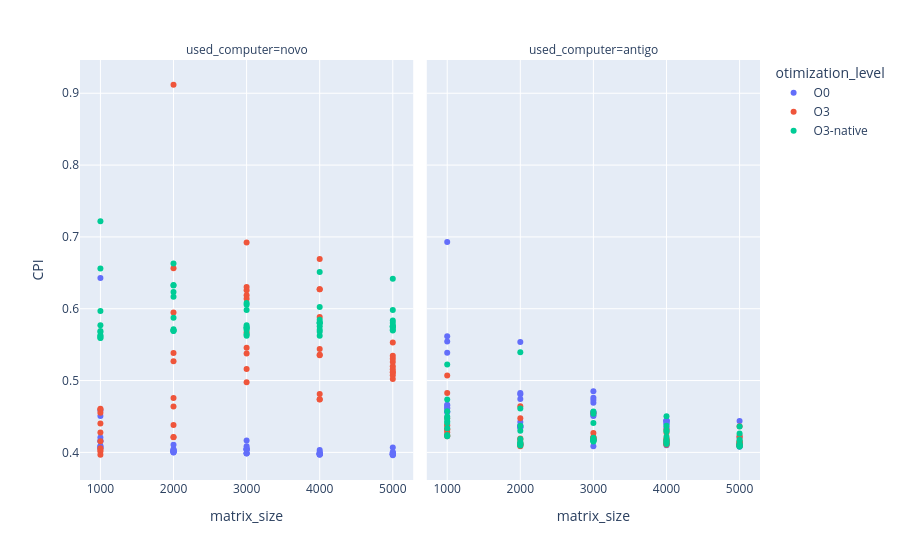
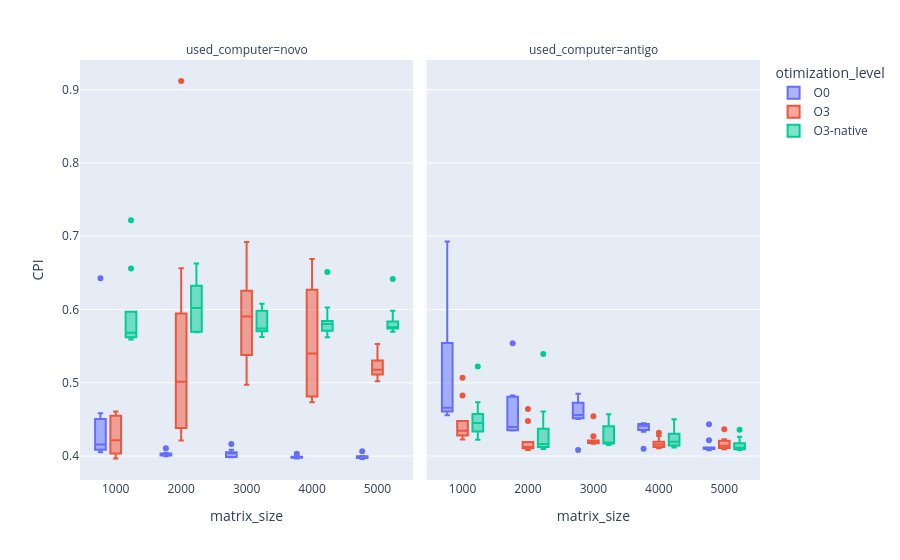

The notebook cell saved with these charts, in order:
### Code cell
plot_CPI_to_size= px.scatter(complete_metrics, x="matrix_size", y="CPI",
                            facet_col="used_computer", color="otimization_level", 
                            hover_data=["time_elapsed", "IPC", "branch-miss-rate", "cache-miss-rate"],
                        )
plot_CPI_to_size.update_layout(xaxis={"type": "category"})
plot_CPI_to_size.show()
plot_CPI_to_size.write_html("graficos/scatter_CPI_to_matrix_size.html")


boxplot_CPI_to_size= px.box(complete_metrics, x="matrix_size", y="CPI",
                            facet_col="used_computer", color="otimization_level", 
                            hover_data=["time_elapsed", "IPC", "branch-miss-rate", "cache-miss-rate"],
                        )
boxplot_CPI_to_size.update_layout(xaxis={"type": "category"})
boxplot_CPI_to_size.show()
boxplot_CPI_to_size.write_html("graficos/box_CPI_to_matrix_size.html")

### Figure 1 — Plotly figure (JSON) as saved in the notebook; plotly's stock layout.template omitted (floating-point values rounded to 4 significant figures; data arrays with more than 128 entries replaced by an {"elided": "..."} marker saying what was removed)
{"data": [{"customdata": {"elided": "50x4 float values"}, "hovertemplate": "otimization_level=O0<br>used_computer=novo<br>matrix_size=%{x}<br>CPI=%{y}<br>time_elapsed=%{customdata[0]}<br>IPC=%{customdata[1]}<br>branch-miss-rate=%{customdata[2]}<br>cache-miss-rate=%{customdata[3]}<extra></extra>", "legendgroup": "O0", "marker": {"color": "#636efa", "symbol": "circle"}, "mode": "markers", "name": "O0", "orientation": "v", "showlegend": true, "type": "scatter", "x": [1000, 1000, 1000, 1000, 1000, 1000, 1000, 1000, 1000, 1000, 2000, 2000, 2000, 2000, 2000, 2000, 2000, 2000, 2000, 2000, 3000, 3000, 3000, 3000, 3000, 3000, 3000, 3000, 3000, 3000, 4000, 4000, 4000, 4000, 4000, 4000, 4000, 4000, 4000, 4000, 5000, 5000, 5000, 5000, 5000, 5000, 5000, 5000, 5000, 5000], "xaxis": "x", "y": [0.4088, 0.4053, 0.4506, 0.4087, 0.4156, 0.4206, 0.6427, 0.4163, 0.4067, 0.4586, 0.4044, 0.4017, 0.4017, 0.4037, 0.4003, 0.3998, 0.4008, 0.4028, 0.4014, 0.4105, 0.4046, 0.4041, 0.3988, 0.4052, 0.3988, 0.4036, 0.404, 0.4165, 0.4086, 0.3983, 0.4032, 0.4004, 0.3989, 0.3983, 0.3978, 0.3977, 0.3979, 0.398, 0.3971, 0.3966, 0.4002, 0.3978, 0.3975, 0.3999, 0.3979, 0.397, 0.396, 0.3974, 0.3979, 0.4067], "yaxis": "y"}, {"customdata": {"elided": "50x4 float values"}, "hovertemplate": "otimization_level=O0<br>used_computer=antigo<br>matrix_size=%{x}<br>CPI=%{y}<br>time_elapsed=%{customdata[0]}<br>IPC=%{customdata[1]}<br>branch-miss-rate=%{customdata[2]}<br>cache-miss-rate=%{customdata[3]}<extra></extra>", "legendgroup": "O0", "marker": {"color": "#636efa", "symbol": "circle"}, "mode": "markers", "name": "O0", "orientation": "v", "showlegend": false, "type": "scatter", "x": [1000, 1000, 1000, 1000, 1000, 1000, 1000, 1000, 1000, 1000, 2000, 2000, 2000, 2000, 2000, 2000, 2000, 2000, 2000, 2000, 3000, 3000, 3000, 3000, 3000, 3000, 3000, 3000, 3000, 3000, 4000, 4000, 4000, 4000, 4000, 4000, 4000, 4000, 4000, 4000, 5000, 5000, 5000, 5000, 5000, 5000, 5000, 5000, 5000, 5000], "xaxis": "x2", "y": [0.5545, 0.6929, 0.4557, 0.4609, 0.5389, 0.4665, 0.4621, 0.5615, 0.4651, 0.4568, 0.5538, 0.4371, 0.4371, 0.4352, 0.4742, 0.4808, 0.4826, 0.4424, 0.4349, 0.4349, 0.4084, 0.4692, 0.4728, 0.476, 0.4516, 0.4507, 0.4561, 0.4545, 0.4851, 0.456, 0.4099, 0.4436, 0.4446, 0.4355, 0.4426, 0.4445, 0.4438, 0.4398, 0.4403, 0.4332, 0.4079, 0.4435, 0.4096, 0.4089, 0.4107, 0.4108, 0.4115, 0.4113, 0.4215, 0.4112], "yaxis": "y2"}, {"customdata": {"elided": "50x4 float values"}, "hovertemplate": "otimization_level=O3<br>used_computer=novo<br>matrix_size=%{x}<br>CPI=%{y}<br>time_elapsed=%{customdata[0]}<br>IPC=%{customdata[1]}<br>branch-miss-rate=%{customdata[2]}<br>cache-miss-rate=%{customdata[3]}<extra></extra>", "legendgroup": "O3", "marker": {"color": "#EF553B", "symbol": "circle"}, "mode": "markers", "name": "O3", "orientation": "v", "showlegend": true, "type": "scatter", "x": [1000, 1000, 1000, 1000, 1000, 1000, 1000, 1000, 1000, 1000, 2000, 2000, 2000, 2000, 2000, 2000, 2000, 2000, 2000, 2000, 3000, 3000, 3000, 3000, 3000, 3000, 3000, 3000, 3000, 3000, 4000, 4000, 4000, 4000, 4000, 4000, 4000, 4000, 4000, 4000, 5000, 5000, 5000, 5000, 5000, 5000, 5000, 5000, 5000, 5000], "xaxis": "x", "y": [0.4607, 0.455, 0.4033, 0.4598, 0.4278, 0.4155, 0.4057, 0.4403, 0.3965, 0.4011, 0.4216, 0.4382, 0.4759, 0.4211, 0.9118, 0.527, 0.6565, 0.5947, 0.464, 0.5383, 0.5458, 0.5378, 0.4975, 0.5159, 0.6921, 0.567, 0.6257, 0.6302, 0.6139, 0.6188, 0.6691, 0.627, 0.6271, 0.5886, 0.5354, 0.4741, 0.4812, 0.4736, 0.544, 0.5358, 0.553, 0.5112, 0.5073, 0.5121, 0.5259, 0.5199, 0.5303, 0.5021, 0.5159, 0.5344], "yaxis": "y"}, {"customdata": {"elided": "50x4 float values"}, "hovertemplate": "otimization_level=O3<br>used_computer=antigo<br>matrix_size=%{x}<br>CPI=%{y}<br>time_elapsed=%{customdata[0]}<br>IPC=%{customdata[1]}<br>branch-miss-rate=%{customdata[2]}<br>cache-miss-rate=%{customdata[3]}<extra></extra>", "legendgroup": "O3", "marker": {"color": "#EF553B", "symbol": "circle"}, "mode": "markers", "name": "O3", "orientation": "v", "showlegend": false, "type": "scatter", "x": [1000, 1000, 1000, 1000, 1000, 1000, 1000, 1000, 1000, 1000, 2000, 2000, 2000, 2000, 2000, 2000, 2000, 2000, 2000, 2000, 3000, 3000, 3000, 3000, 3000, 3000, 3000, 3000, 3000, 3000, 4000, 4000, 4000, 4000, 4000, 4000, 4000, 4000, 4000, 4000, 5000, 5000, 5000, 5000, 5000, 5000, 5000, 5000, 5000, 5000], "xaxis": "x2", "y": [0.4321, 0.4372, 0.4281, 0.4226, 0.4238, 0.4382, 0.4315, 0.448, 0.4826, 0.5069, 0.4105, 0.4192, 0.4133, 0.4177, 0.4102, 0.4118, 0.4084, 0.4641, 0.4111, 0.4477, 0.4203, 0.418, 0.4213, 0.4176, 0.427, 0.4192, 0.4544, 0.417, 0.4179, 0.4207, 0.4122, 0.4152, 0.4273, 0.4318, 0.413, 0.4115, 0.4106, 0.4194, 0.4163, 0.4178, 0.4146, 0.4148, 0.4094, 0.411, 0.4208, 0.423, 0.4365, 0.4137, 0.4092, 0.4118], "yaxis": "y2"}, {"customdata": {"elided": "50x4 float values"}, "hovertemplate": "otimization_level=O3-native<br>used_computer=novo<br>matrix_size=%{x}<br>CPI=%{y}<br>time_elapsed=%{customdata[0]}<br>IPC=%{customdata[1]}<br>branch-miss-rate=%{customdata[2]}<br>cache-miss-rate=%{customdata[3]}<extra></extra>", "legendgroup": "O3-native", "marker": {"color": "#00cc96", "symbol": "circle"}, "mode": "markers", "name": "O3-native", "orientation": "v", "showlegend": true, "type": "scatter", "x": [1000, 1000, 1000, 1000, 1000, 1000, 1000, 1000, 1000, 1000, 2000, 2000, 2000, 2000, 2000, 2000, 2000, 2000, 2000, 2000, 3000, 3000, 3000, 3000, 3000, 3000, 3000, 3000, 3000, 3000, 4000, 4000, 4000, 4000, 4000, 4000, 4000, 4000, 4000, 4000, 5000, 5000, 5000, 5000, 5000, 5000, 5000, 5000, 5000, 5000], "xaxis": "x", "y": [0.5691, 0.597, 0.562, 0.5676, 0.5627, 0.7219, 0.577, 0.5592, 0.656, 0.5596, 0.5692, 0.5713, 0.5697, 0.5691, 0.6329, 0.6629, 0.6166, 0.6231, 0.5875, 0.6324, 0.5726, 0.6079, 0.5981, 0.5769, 0.6056, 0.5743, 0.5705, 0.574, 0.5625, 0.5646, 0.5845, 0.5623, 0.5756, 0.6026, 0.5804, 0.5679, 0.5798, 0.5708, 0.5808, 0.6511, 0.5754, 0.5802, 0.5755, 0.5759, 0.5838, 0.5981, 0.5739, 0.6418, 0.5696, 0.5707], "yaxis": "y"}, {"customdata": {"elided": "50x4 float values"}, "hovertemplate": "otimization_level=O3-native<br>used_computer=antigo<br>matrix_size=%{x}<br>CPI=%{y}<br>time_elapsed=%{customdata[0]}<br>IPC=%{customdata[1]}<br>branch-miss-rate=%{customdata[2]}<br>cache-miss-rate=%{customdata[3]}<extra></extra>", "legendgroup": "O3-native", "marker": {"color": "#00cc96", "symbol": "circle"}, "mode": "markers", "name": "O3-native", "orientation": "v", "showlegend": false, "type": "scatter", "x": [1000, 1000, 1000, 1000, 1000, 1000, 1000, 1000, 1000, 1000, 2000, 2000, 2000, 2000, 2000, 2000, 2000, 2000, 2000, 2000, 3000, 3000, 3000, 3000, 3000, 3000, 3000, 3000, 3000, 3000, 4000, 4000, 4000, 4000, 4000, 4000, 4000, 4000, 4000, 4000, 5000, 5000, 5000, 5000, 5000, 5000, 5000, 5000, 5000, 5000], "xaxis": "x2", "y": [0.5222, 0.4224, 0.4243, 0.441, 0.4432, 0.4736, 0.4574, 0.4471, 0.4498, 0.4336, 0.4124, 0.4107, 0.4609, 0.4123, 0.4144, 0.5393, 0.4372, 0.43, 0.4097, 0.4187, 0.4152, 0.4174, 0.4407, 0.4173, 0.4184, 0.4204, 0.4171, 0.4154, 0.4538, 0.457, 0.4306, 0.4503, 0.4135, 0.4218, 0.4371, 0.4143, 0.4175, 0.4162, 0.4116, 0.4291, 0.416, 0.4118, 0.4097, 0.4359, 0.4094, 0.4084, 0.4263, 0.4111, 0.4084, 0.4175], "yaxis": "y2"}], "layout": {"annotations": [{"font": {}, "showarrow": false, "text": "used_computer=novo", "x": 0.245, "xanchor": "center", "xref": "paper", "y": 1, "yanchor": "bottom", "yref": "paper"}, {"font": {}, "showarrow": false, "text": "used_computer=antigo", "x": 0.755, "xanchor": "center", "xref": "paper", "y": 1, "yanchor": "bottom", "yref": "paper"}], "legend": {"title": {"text": "otimization_level"}, "tracegroupgap": 0}, "margin": {"t": 60}, "xaxis": {"anchor": "y", "domain": [0, 0.49], "title": {"text": "matrix_size"}, "type": "category"}, "xaxis2": {"anchor": "y2", "domain": [0.51, 1], "matches": "x", "title": {"text": "matrix_size"}}, "yaxis": {"anchor": "x", "domain": [0, 1], "title": {"text": "CPI"}}, "yaxis2": {"anchor": "x2", "domain": [0, 1], "matches": "y", "showticklabels": false}}}

### Figure 2 — Plotly figure (JSON) as saved in the notebook; plotly's stock layout.template omitted (floating-point values rounded to 4 significant figures; data arrays with more than 128 entries replaced by an {"elided": "..."} marker saying what was removed)
{"data": [{"alignmentgroup": "True", "customdata": {"elided": "50x4 float values"}, "hovertemplate": "otimization_level=O0<br>used_computer=novo<br>matrix_size=%{x}<br>CPI=%{y}<br>time_elapsed=%{customdata[0]}<br>IPC=%{customdata[1]}<br>branch-miss-rate=%{customdata[2]}<br>cache-miss-rate=%{customdata[3]}<extra></extra>", "legendgroup": "O0", "marker": {"color": "#636efa"}, "name": "O0", "notched": false, "offsetgroup": "O0", "orientation": "v", "showlegend": true, "type": "box", "x": [1000, 1000, 1000, 1000, 1000, 1000, 1000, 1000, 1000, 1000, 2000, 2000, 2000, 2000, 2000, 2000, 2000, 2000, 2000, 2000, 3000, 3000, 3000, 3000, 3000, 3000, 3000, 3000, 3000, 3000, 4000, 4000, 4000, 4000, 4000, 4000, 4000, 4000, 4000, 4000, 5000, 5000, 5000, 5000, 5000, 5000, 5000, 5000, 5000, 5000], "x0": " ", "xaxis": "x", "y": [0.4088, 0.4053, 0.4506, 0.4087, 0.4156, 0.4206, 0.6427, 0.4163, 0.4067, 0.4586, 0.4044, 0.4017, 0.4017, 0.4037, 0.4003, 0.3998, 0.4008, 0.4028, 0.4014, 0.4105, 0.4046, 0.4041, 0.3988, 0.4052, 0.3988, 0.4036, 0.404, 0.4165, 0.4086, 0.3983, 0.4032, 0.4004, 0.3989, 0.3983, 0.3978, 0.3977, 0.3979, 0.398, 0.3971, 0.3966, 0.4002, 0.3978, 0.3975, 0.3999, 0.3979, 0.397, 0.396, 0.3974, 0.3979, 0.4067], "y0": " ", "yaxis": "y"}, {"alignmentgroup": "True", "customdata": {"elided": "50x4 float values"}, "hovertemplate": "otimization_level=O0<br>used_computer=antigo<br>matrix_size=%{x}<br>CPI=%{y}<br>time_elapsed=%{customdata[0]}<br>IPC=%{customdata[1]}<br>branch-miss-rate=%{customdata[2]}<br>cache-miss-rate=%{customdata[3]}<extra></extra>", "legendgroup": "O0", "marker": {"color": "#636efa"}, "name": "O0", "notched": false, "offsetgroup": "O0", "orientation": "v", "showlegend": false, "type": "box", "x": [1000, 1000, 1000, 1000, 1000, 1000, 1000, 1000, 1000, 1000, 2000, 2000, 2000, 2000, 2000, 2000, 2000, 2000, 2000, 2000, 3000, 3000, 3000, 3000, 3000, 3000, 3000, 3000, 3000, 3000, 4000, 4000, 4000, 4000, 4000, 4000, 4000, 4000, 4000, 4000, 5000, 5000, 5000, 5000, 5000, 5000, 5000, 5000, 5000, 5000], "x0": " ", "xaxis": "x2", "y": [0.5545, 0.6929, 0.4557, 0.4609, 0.5389, 0.4665, 0.4621, 0.5615, 0.4651, 0.4568, 0.5538, 0.4371, 0.4371, 0.4352, 0.4742, 0.4808, 0.4826, 0.4424, 0.4349, 0.4349, 0.4084, 0.4692, 0.4728, 0.476, 0.4516, 0.4507, 0.4561, 0.4545, 0.4851, 0.456, 0.4099, 0.4436, 0.4446, 0.4355, 0.4426, 0.4445, 0.4438, 0.4398, 0.4403, 0.4332, 0.4079, 0.4435, 0.4096, 0.4089, 0.4107, 0.4108, 0.4115, 0.4113, 0.4215, 0.4112], "y0": " ", "yaxis": "y2"}, {"alignmentgroup": "True", "customdata": {"elided": "50x4 float values"}, "hovertemplate": "otimization_level=O3<br>used_computer=novo<br>matrix_size=%{x}<br>CPI=%{y}<br>time_elapsed=%{customdata[0]}<br>IPC=%{customdata[1]}<br>branch-miss-rate=%{customdata[2]}<br>cache-miss-rate=%{customdata[3]}<extra></extra>", "legendgroup": "O3", "marker": {"color": "#EF553B"}, "name": "O3", "notched": false, "offsetgroup": "O3", "orientation": "v", "showlegend": true, "type": "box", "x": [1000, 1000, 1000, 1000, 1000, 1000, 1000, 1000, 1000, 1000, 2000, 2000, 2000, 2000, 2000, 2000, 2000, 2000, 2000, 2000, 3000, 3000, 3000, 3000, 3000, 3000, 3000, 3000, 3000, 3000, 4000, 4000, 4000, 4000, 4000, 4000, 4000, 4000, 4000, 4000, 5000, 5000, 5000, 5000, 5000, 5000, 5000, 5000, 5000, 5000], "x0": " ", "xaxis": "x", "y": [0.4607, 0.455, 0.4033, 0.4598, 0.4278, 0.4155, 0.4057, 0.4403, 0.3965, 0.4011, 0.4216, 0.4382, 0.4759, 0.4211, 0.9118, 0.527, 0.6565, 0.5947, 0.464, 0.5383, 0.5458, 0.5378, 0.4975, 0.5159, 0.6921, 0.567, 0.6257, 0.6302, 0.6139, 0.6188, 0.6691, 0.627, 0.6271, 0.5886, 0.5354, 0.4741, 0.4812, 0.4736, 0.544, 0.5358, 0.553, 0.5112, 0.5073, 0.5121, 0.5259, 0.5199, 0.5303, 0.5021, 0.5159, 0.5344], "y0": " ", "yaxis": "y"}, {"alignmentgroup": "True", "customdata": {"elided": "50x4 float values"}, "hovertemplate": "otimization_level=O3<br>used_computer=antigo<br>matrix_size=%{x}<br>CPI=%{y}<br>time_elapsed=%{customdata[0]}<br>IPC=%{customdata[1]}<br>branch-miss-rate=%{customdata[2]}<br>cache-miss-rate=%{customdata[3]}<extra></extra>", "legendgroup": "O3", "marker": {"color": "#EF553B"}, "name": "O3", "notched": false, "offsetgroup": "O3", "orientation": "v", "showlegend": false, "type": "box", "x": [1000, 1000, 1000, 1000, 1000, 1000, 1000, 1000, 1000, 1000, 2000, 2000, 2000, 2000, 2000, 2000, 2000, 2000, 2000, 2000, 3000, 3000, 3000, 3000, 3000, 3000, 3000, 3000, 3000, 3000, 4000, 4000, 4000, 4000, 4000, 4000, 4000, 4000, 4000, 4000, 5000, 5000, 5000, 5000, 5000, 5000, 5000, 5000, 5000, 5000], "x0": " ", "xaxis": "x2", "y": [0.4321, 0.4372, 0.4281, 0.4226, 0.4238, 0.4382, 0.4315, 0.448, 0.4826, 0.5069, 0.4105, 0.4192, 0.4133, 0.4177, 0.4102, 0.4118, 0.4084, 0.4641, 0.4111, 0.4477, 0.4203, 0.418, 0.4213, 0.4176, 0.427, 0.4192, 0.4544, 0.417, 0.4179, 0.4207, 0.4122, 0.4152, 0.4273, 0.4318, 0.413, 0.4115, 0.4106, 0.4194, 0.4163, 0.4178, 0.4146, 0.4148, 0.4094, 0.411, 0.4208, 0.423, 0.4365, 0.4137, 0.4092, 0.4118], "y0": " ", "yaxis": "y2"}, {"alignmentgroup": "True", "customdata": {"elided": "50x4 float values"}, "hovertemplate": "otimization_level=O3-native<br>used_computer=novo<br>matrix_size=%{x}<br>CPI=%{y}<br>time_elapsed=%{customdata[0]}<br>IPC=%{customdata[1]}<br>branch-miss-rate=%{customdata[2]}<br>cache-miss-rate=%{customdata[3]}<extra></extra>", "legendgroup": "O3-native", "marker": {"color": "#00cc96"}, "name": "O3-native", "notched": false, "offsetgroup": "O3-native", "orientation": "v", "showlegend": true, "type": "box", "x": [1000, 1000, 1000, 1000, 1000, 1000, 1000, 1000, 1000, 1000, 2000, 2000, 2000, 2000, 2000, 2000, 2000, 2000, 2000, 2000, 3000, 3000, 3000, 3000, 3000, 3000, 3000, 3000, 3000, 3000, 4000, 4000, 4000, 4000, 4000, 4000, 4000, 4000, 4000, 4000, 5000, 5000, 5000, 5000, 5000, 5000, 5000, 5000, 5000, 5000], "x0": " ", "xaxis": "x", "y": [0.5691, 0.597, 0.562, 0.5676, 0.5627, 0.7219, 0.577, 0.5592, 0.656, 0.5596, 0.5692, 0.5713, 0.5697, 0.5691, 0.6329, 0.6629, 0.6166, 0.6231, 0.5875, 0.6324, 0.5726, 0.6079, 0.5981, 0.5769, 0.6056, 0.5743, 0.5705, 0.574, 0.5625, 0.5646, 0.5845, 0.5623, 0.5756, 0.6026, 0.5804, 0.5679, 0.5798, 0.5708, 0.5808, 0.6511, 0.5754, 0.5802, 0.5755, 0.5759, 0.5838, 0.5981, 0.5739, 0.6418, 0.5696, 0.5707], "y0": " ", "yaxis": "y"}, {"alignmentgroup": "True", "customdata": {"elided": "50x4 float values"}, "hovertemplate": "otimization_level=O3-native<br>used_computer=antigo<br>matrix_size=%{x}<br>CPI=%{y}<br>time_elapsed=%{customdata[0]}<br>IPC=%{customdata[1]}<br>branch-miss-rate=%{customdata[2]}<br>cache-miss-rate=%{customdata[3]}<extra></extra>", "legendgroup": "O3-native", "marker": {"color": "#00cc96"}, "name": "O3-native", "notched": false, "offsetgroup": "O3-native", "orientation": "v", "showlegend": false, "type": "box", "x": [1000, 1000, 1000, 1000, 1000, 1000, 1000, 1000, 1000, 1000, 2000, 2000, 2000, 2000, 2000, 2000, 2000, 2000, 2000, 2000, 3000, 3000, 3000, 3000, 3000, 3000, 3000, 3000, 3000, 3000, 4000, 4000, 4000, 4000, 4000, 4000, 4000, 4000, 4000, 4000, 5000, 5000, 5000, 5000, 5000, 5000, 5000, 5000, 5000, 5000], "x0": " ", "xaxis": "x2", "y": [0.5222, 0.4224, 0.4243, 0.441, 0.4432, 0.4736, 0.4574, 0.4471, 0.4498, 0.4336, 0.4124, 0.4107, 0.4609, 0.4123, 0.4144, 0.5393, 0.4372, 0.43, 0.4097, 0.4187, 0.4152, 0.4174, 0.4407, 0.4173, 0.4184, 0.4204, 0.4171, 0.4154, 0.4538, 0.457, 0.4306, 0.4503, 0.4135, 0.4218, 0.4371, 0.4143, 0.4175, 0.4162, 0.4116, 0.4291, 0.416, 0.4118, 0.4097, 0.4359, 0.4094, 0.4084, 0.4263, 0.4111, 0.4084, 0.4175], "y0": " ", "yaxis": "y2"}], "layout": {"annotations": [{"font": {}, "showarrow": false, "text": "used_computer=novo", "x": 0.245, "xanchor": "center", "xref": "paper", "y": 1, "yanchor": "bottom", "yref": "paper"}, {"font": {}, "showarrow": false, "text": "used_computer=antigo", "x": 0.755, "xanchor": "center", "xref": "paper", "y": 1, "yanchor": "bottom", "yref": "paper"}], "boxmode": "group", "legend": {"title": {"text": "otimization_level"}, "tracegroupgap": 0}, "margin": {"t": 60}, "xaxis": {"anchor": "y", "domain": [0, 0.49], "title": {"text": "matrix_size"}, "type": "category"}, "xaxis2": {"anchor": "y2", "domain": [0.51, 1], "matches": "x", "title": {"text": "matrix_size"}}, "yaxis": {"anchor": "x", "domain": [0, 1], "title": {"text": "CPI"}}, "yaxis2": {"anchor": "x2", "domain": [0, 1], "matches": "y", "showticklabels": false}}}
